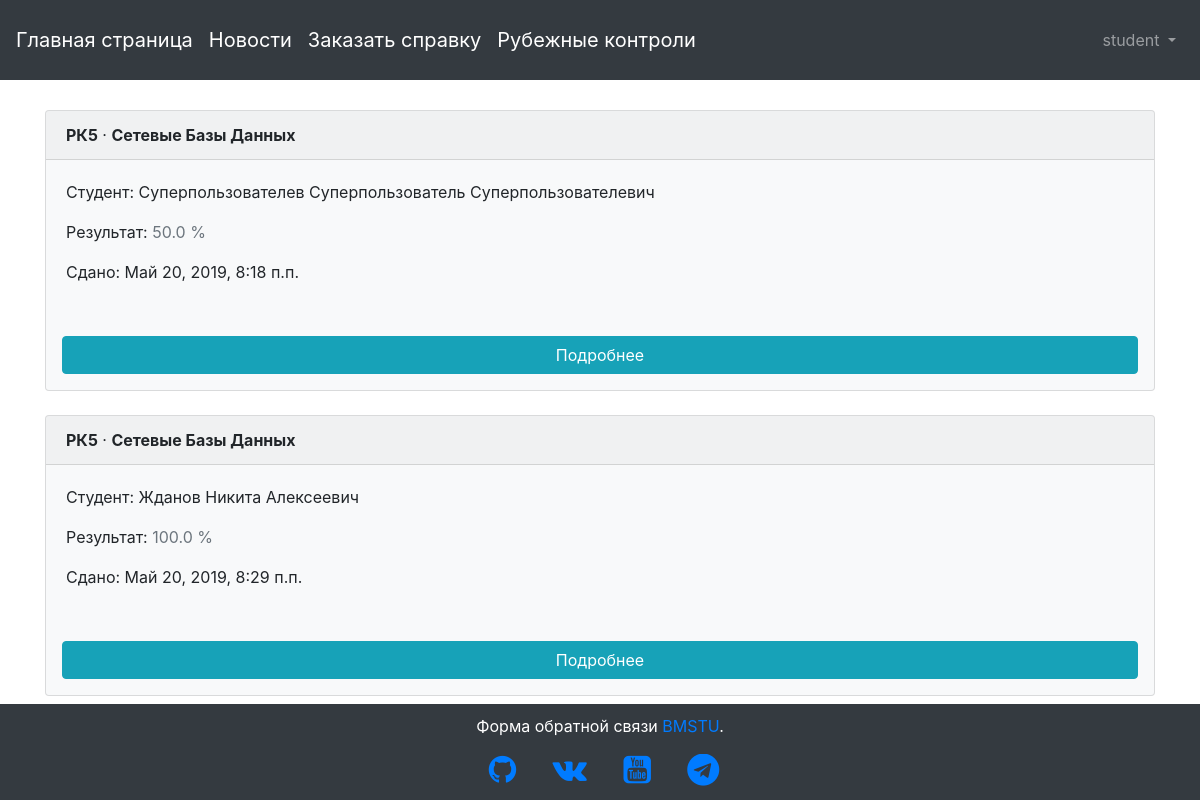
The page /rk/1/results (signed in) on the database its author committed.
### users/models.py (models this page shows, shortened)
class CustomUser(AbstractUser):
    date_of_birth = models.DateTimeField(verbose_name='Дата рождения', default=date.today)
    full_name = models.CharField(max_length=255, verbose_name='ФИО', null=True)
    phone_no = models.CharField(max_length=255, verbose_name='Контактный телефон', default='+7-499-555-55-55')
    STUDENT = 'СТ'
    TEACHER = 'ПР'
    ROLE_CHOICES = (
        (STUDENT, 'Студент'),
        (TEACHER, 'Преподаватель')
    )
    user_role = models.CharField(max_length=2,
        choices=ROLE_CHOICES,
        default=STUDENT,
        verbose_name='Роль пользователя'
    )
    IU1 = 'ИУ1'
    IU2 = 'ИУ2'
    IU3 = 'ИУ3'
    IU4 = 'ИУ4'
    IU5 = 'ИУ5'
    IU6 = 'ИУ6'
    IU7 = 'ИУ7'
    IU8 = 'ИУ8'
    STUDENT_GROUP_CHOICES = (
        (IU1, 'ИУ-1'),
        (IU2, 'ИУ-2'),
        (IU3, 'ИУ-3'),
        (IU4, 'ИУ-4'),
        (IU5, 'ИУ-5'),
        (IU6, 'ИУ-6'),
        (IU7, 'ИУ-7'),
        (IU8, 'ИУ-8')
    )
    student_group = models.CharField(max_length=3,
        choices=STUDENT_GROUP_CHOICES,
        verbose_name='Группа студента',
        default=IU6
    )
    """
    if user_role == STUDENT:
        user_group = ForeignKey(
        Student_group,
        on_delete=models.CASCADE,
        verbose_name = "Группа студента"
    )
    """

### questiontest/models.py (models this page shows, shortened)
class RKResult(models.Model):
    student = models.ForeignKey(
            settings.AUTH_USER_MODEL,
            on_delete=models.CASCADE,
            verbose_name = "Студент"
        )
    rk = models.ForeignKey(RK, on_delete=models.CASCADE, verbose_name="РК", null=True)
    result = models.CharField(max_length=5, verbose_name="Результат в '%'", default="100%")
    answers = models.CharField(max_length=255, verbose_name="Ответы студента", default="[A, A]")
    date = models.DateTimeField(auto_now=True, verbose_name='Дата выполнения')

class RK(models.Model):
    name = models.CharField(max_length=255, verbose_name="Название РК", default="РК1")
    disciple = models.ForeignKey(Disciple, on_delete=models.CASCADE, verbose_name="Дисциплина", null=True)
    date_start = models.DateTimeField(default=now, verbose_name='Дата начала')
    date_stop = models.DateTimeField(verbose_name='Дата окончания', default=(now() + timedelta(days=3)))

### attendance_control/models.py (models this page shows)
class Disciple(models.Model):
    name = models.CharField(max_length=255, verbose_name='Название предмета')
    teacher = models.ForeignKey(CustomUser, on_delete=models.CASCADE, verbose_name="Преподаватель")
    def __str__(self):
        return self.name

### questiontest/views.py (the view)
# urls.py: path('<rk_id>/results', views.RKResultsList, name="rk_results_list"),
def RKResultsList(request, rk_id):
    rks = RKResult.objects.filter(rk=rk_id)
    context = {'rks': rks}
    return render(request, "rk_results_list.html", context=context)

### templates/rk_results_list.html (shortened to what this page needs)
{% extends 'base.html' %}
{% block content %}
  {% for obj in rks %}
    <div class="card" style="background: #f8f9fa;">
      <div class="card-header">
        <span class="font-weight-bold">{{ obj.rk.name }}</span> &middot; <span class="font-weight-bold">{{ obj.rk.disciple }}</span>
      </div>
      <div class="card-body">
        <p>Студент: {{ obj.student.full_name }}</p>
        <p>Результат: <span class="text-muted">{{ obj.result }}</span></p>
        <p>Сдано: {{ obj.date }}</p>
      </div>
      <a class="btn btn-info m-3" href="{% url 'rk_result' obj.pk %}">Подробнее</a>
    </div>
    <br />
  {% endfor %}
{% endblock %}

### templates/base.html (shortened to what this page needs)
{% load static %}
<!doctype html>
<html lang="en">
  <head>
    <link rel="stylesheet" href="https://stackpath.bootstrapcdn.com/bootstrap/4.1.3/css/bootstrap.min.css">
    <link rel="stylesheet" href="https://cdnjs.cloudflare.com/ajax/libs/font-awesome/4.7.0/css/font-awesome.min.css">
    <link rel="stylesheet" href="{% static 'css/base.css' %}" type="text/css">
  </head>
  <body>
    <nav class="navbar fixed-top navbar-expand-md navbar-dark bg-dark mb-4" style="height: 80px;">
      <a class="navbar-brand" href="{% url 'home' %}">Главная страница</a>
      <a class="navbar-brand" href="{% url 'article_list' %}">Новости</a>
      {% if user.user_role == 'СТ' %}
        <a class="navbar-brand" href="{% url 'order_new' %}">Заказать справку</a>
      {% endif %}
      <a class="navbar-brand" href="{% url 'rk_list' %}">Рубежные контроли</a>
      <div class="collapse navbar-collapse" id="navbarCollapse">
        {% if user.is_authenticated %}
          <ul class="navbar-nav ml-auto">
            <li class="nav-item">
              <a class="nav-link dropdown-toggle" href="#" id="userMenu" data-toggle="dropdown" aria-haspopup="true" aria-expanded="false">
                {{ user.username }}
              </a>
            </li>
          </ul>
        {% else %}
          <form class="form-inline ml-auto">
            <a href="{% url 'login' %}" class="btn btn-outline-secondary">
            Войти</a>
          </form>
        {% endif %}
      </div>
    </nav>
    <div class="container" style="top: 110px; bottom: 120px; margin-bottom: 100px; position: relative;">
      {% block content %}
      {% endblock content %}
    </div>
  </body>
  <footer class="blog-footer fixed-bottom" style="height: 96px; width: 100%; left: 0px; right: 0px; text-align: center; color: white; background-color: #343a40!important; margin-top: 100px;">
    <p style="margin-top: 10px;">Форма обратной связи <a href="{% url 'feedback_new' %}">BMSTU</a>.</p>
    <div class="soc-icons">
      <ul>
        <li><a href="https://github.com/arthanadftz" target="_blank"><i class="fa fa-github fa-2x"></i></a></li>
        <li><a href="https://github.com/arthanadftz" target="_blank"><i class="fa fa-vk fa-2x"></i></a></li>
        <li><a href="https://github.com/arthanadftz" target="_blank"><i class="fa fa-youtube-square fa-2x"></i></a></li>
        <li><a href="https://github.com/arthanadftz" target="_blank"><i class="fa fa-telegram fa-2x"></i></a></li>
      </ul>
    </div>
  </footer>
</html>

### static/css/base.css (style rules this page uses)
body { background-image: url(http://iu1ni.bmstu.ru/imgs/mstu-logo.png); background-repeat: no-repeat; background-position: center 460px; background-size: 25%; background-color: #ffffff; background-attachment: fixed; }
.soc-icons ul { overflow-x:hidden; white-space:nowrap; height: auto; width: 100%; }
.soc-icons li { margin-right: 2rem; display: inline; }

### rows shown on the page
CustomUser: username "student"
RKResult: rk.name "РК5", rk.disciple "Сетевые Базы Данных", student.full_name "Суперпользователев Суперпользователь Суперпользователевич", result "50.0 %", date "Май 20, 2019, 8:18 п.п."
RKResult: rk.name "РК5", rk.disciple "Сетевые Базы Данных", student.full_name "Жданов Никита Алексеевич", result "100.0 %", date "Май 20, 2019, 8:29 п.п."
